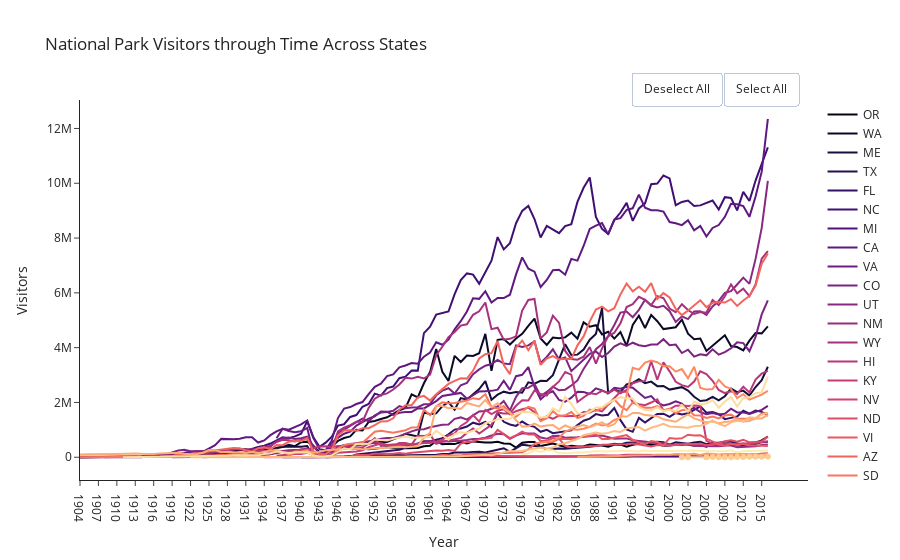

Notebook cell for this chart:
### Code cell
# Extract the magma palette from sns
pal = list(sns.color_palette(palette = 'magma', n_colors = 27).as_hex())

# Set up the template
pio.templates.default = "simple_white"
fig = go.Figure()

# Plotly graph
for state, color in zip(unistate, pal):
    fig.add_trace(go.Scatter(x = stateyear[stateyear['State'] == state]['YearRaw'],
                             y = stateyear[stateyear['State'] == state]['Visitors'],
                             name = state,
                             line_color = color, 
                             fill = None)) 
# Add layout
fig.update_layout(title = dict(text = "National Park Visitors through Time Across States"), 
                  xaxis = dict(title = "Year"), 
                  yaxis = dict(title = "Visitors"))

# Add two buttons: select and deselect all
fig.update_layout(dict(updatemenus = [dict(type = "buttons", direction = "left",
                                         buttons = list([dict(args = ["visible", "legendonly"], label = "Deselect All", method = "restyle"),
                                                       dict(args = ["visible", True], label = "Select All", method = "restyle")]),
                                         pad = {"r": 10, "t": 10},
                                         showactive = False, x = 1, xanchor = "right",
                                         y = 1.1, yanchor = "top")]))
fig.show()
